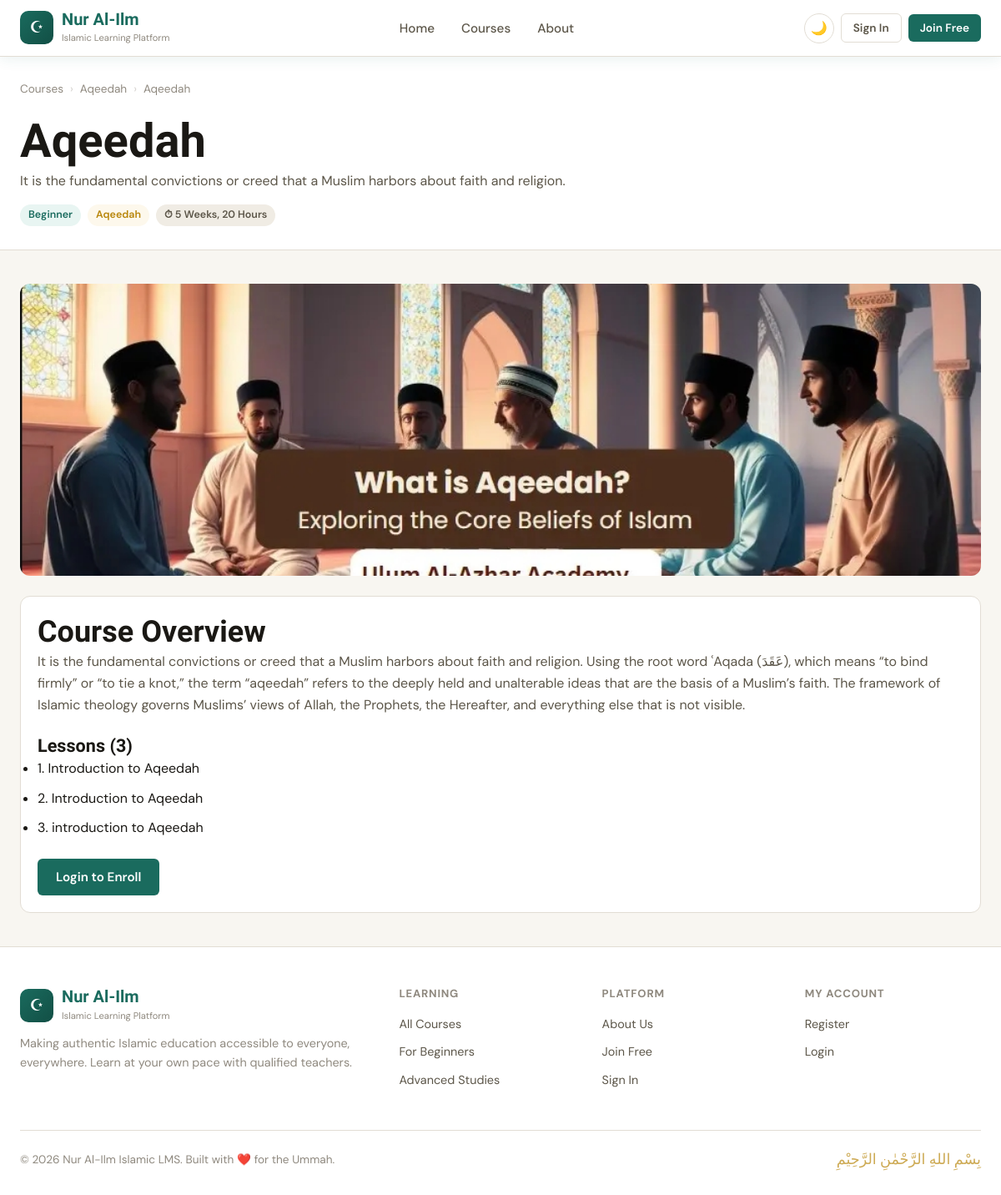
The app's page /courses/aqeedah/ with its own data.
### courses/models.py (models this page shows, shortened)
class Course(models.Model):
    class Level(models.TextChoices):
        BEGINNER = 'beginner', 'Beginner'
        INTERMEDIATE = 'intermediate', 'Intermediate'
        ADVANCED = 'advanced', 'Advanced'
    teacher = models.ForeignKey(
        settings.AUTH_USER_MODEL,
        on_delete=models.CASCADE,
        related_name='courses_taught',
        limit_choices_to={'role': 'teacher'},
    )
    category = models.ForeignKey(
        Category,
        on_delete=models.SET_NULL,
        null=True,
        blank=True,
        related_name='courses',
        help_text="The subject area this course belongs to.",
    )
    title = models.CharField(max_length=200)
    slug = models.SlugField(unique=True, blank=True)
    thumbnail = models.ImageField(upload_to='thumbnails/', blank=True, null=True)
    short_description = models.CharField(max_length=300)
    full_description = models.TextField()
    level = models.CharField(max_length=15, choices=Level.choices, default=Level.BEGINNER)
    duration = models.CharField(max_length=100, help_text="e.g. '8 weeks', '40 hours'")
    is_published = models.BooleanField(default=False)
    created_at = models.DateTimeField(auto_now_add=True)
    updated_at = models.DateTimeField(auto_now=True)
    class Meta:
        ordering = ['-created_at']

class Category(models.Model):
    name = models.CharField(max_length=100, unique=True)
    slug = models.SlugField(unique=True, blank=True)
    description = models.TextField(
        blank=True,
        null=True,
        help_text="Optional short description of this category.",
    )
    class Meta:
        verbose_name_plural = 'categories'
        ordering = ['name']

class Lesson(models.Model):
    course = models.ForeignKey(
        Course,
        on_delete=models.CASCADE,
        related_name='lessons',
    )
    title = models.CharField(max_length=200)
    video_url = models.URLField(
        blank=True,
        null=True,
        help_text="YouTube, Vimeo, or any embeddable video URL"
    )
    note_content = models.TextField(blank=True, null=True)
    order = models.PositiveIntegerField(default=0)
    created_at = models.DateTimeField(auto_now_add=True)
    class Meta:
        ordering = ['order', 'created_at']

### courses/views.py (the view)
# urls.py: path('<slug:slug>/', views.course_detail, name='course_detail'),
def course_detail(request, slug):
    course = get_object_or_404(Course, slug=slug, is_published=True)
    lessons = course.lessons.all()
    is_enrolled = False
    if request.user.is_authenticated:
        is_enrolled = Enrollment.objects.filter(
            student=request.user, course=course
        ).exists()
    context = {
        'course': course,
        'lessons': lessons,
        'is_enrolled': is_enrolled,
    }
    return render(request, 'courses/course_detail.html', context)

### courses/templates/courses/course_detail.html (shortened to what this page needs)
{% extends 'base.html' %}
{% block content %}
<div class="page-title-bar">
    <div class="container">
        <div class="breadcrumb">
            <a href="{% url 'course_list' %}">Courses</a>
            <span class="sep">›</span>
            {% if course.category %}
                <a href="{% url 'category_detail' course.category.slug %}">
                    {{ course.category.name }}
                </a>
                <span class="sep">›</span>
            {% endif %}
            <span>{{ course.title }}</span>
        </div>
        <h1>{{ course.title }}</h1>
        <p>{{ course.short_description }}</p>
        <div class="flex gap-1 mt-2">
            <span class="badge badge-teal">
                {{ course.get_level_display }}
            </span>
            {% if course.category %}
            <span class="badge badge-gold">
                {{ course.category.name }}
            </span>
            {% endif %}
            <span class="badge badge-gray">
                ⏱ {{ course.duration }}
            </span>
        </div>
    </div>
</div>
<section class="section-sm">
    <div class="container">
        {% if course.thumbnail %}
            <img src="{{ course.thumbnail.url }}"
                 alt="{{ course.title }}"
                 style="width:100%;max-height:350px;object-fit:cover;border-radius:12px;margin-bottom:24px;">
        {% endif %}
        <div class="card">
            <div class="card-body">
                <h2>Course Overview</h2>
                <p>
                    {{ course.full_description|linebreaks }}
                </p>
                <div style="margin-top:24px;">
                    <h3>
                        Lessons ({{ lessons.count }})
                    </h3>
                    {% if lessons %}
                        <ul>
                        {% for lesson in lessons %}
                            <li style="margin-bottom:10px;">
                                {% if is_enrolled or user == course.teacher %}
                                    <a href="{% url 'lesson_view' course.slug lesson.id %}">
                                        {{ lesson.order }}. {{ lesson.title }}
                                    </a>
                                {% else %}
                                    {{ lesson.order }}. {{ lesson.title }}
                                {% endif %}
                            </li>
                        {% endfor %}
                        </ul>
                    {% else %}
                        <p>No lessons added yet.</p>
                    {% endif %}
                </div>
                <div style="margin-top:24px;">
                    {% if user.is_authenticated %}
                        {% if is_enrolled %}
                            <span class="badge badge-teal">
                                ✓ Enrolled
                            </span>
                        {% elif user.is_student %}
                            <a href="{% url 'enroll' course.slug %}"
                               class="btn btn-primary">
                                Enroll Now
                            </a>
                        {% endif %}
                    {% else %}
                        <a href="{% url 'login' %}"
                           class="btn btn-primary">
                            Login to Enroll
                        </a>
                    {% endif %}
                </div>
            </div>
        </div>
    </div>
</section>
{% endblock %}

### static/css/main.css (style rules this page uses)
:root { --bg: #f8f6f1; --surface: #ffffff; --surface-2: #f0ece4; --border: #e2ddd4; --text: #1a1814; --text-2: #5c5649; --text-3: #8f897f; --primary: #1a6b5e; --primary-d: #124f45; --primary-l: #e8f5f2; --gold: #b8860b; --gold-l: #fdf8ec; --gold-bright: #d4a017; --danger: #c0392b; --success: #27ae60; --radius: 12px; --radius-sm: 6px; --shadow: 0 2px 16px rgba(26,107,94,.10); --shadow-md: 0 4px 32px rgba(26,107,94,.14); --transition: .22s cubic-bezier(.4,0,.2,1); --nav-height: 68px; --font-body: 'DM Sans', system-ui, sans-serif; --font-display:'Scheherazade New', serif; }
*, *::before, *::after { box-sizing: border-box; margin: 0; padding: 0; }
html { scroll-behavior: smooth; }
body { font-family: var(--font-body); background: var(--bg); color: var(--text); line-height: 1.6; font-size: 16px; transition: background var(--transition), color var(--transition); }
img { max-width: 100%; display: block; }
a { color: var(--primary); text-decoration: none; transition: color var(--transition); }
h1, h2, h3, h4, h5 { font-family: var(--font-display); line-height: 1.25; color: var(--text); }
h1 { font-size: clamp(2rem, 5vw, 3.5rem); font-weight: 700; }
h2 { font-size: clamp(1.5rem, 3vw, 2.25rem); font-weight: 700; }
h3 { font-size: 1.35rem; font-weight: 700; }
p { color: var(--text-2); }
.container { max-width: 1200px; margin: 0 auto; padding: 0 24px; }
.btn { display: inline-flex; align-items: center; gap: 7px; padding: 10px 22px; border-radius: var(--radius-sm); font-family: var(--font-body); font-size: .95rem; font-weight: 600; cursor: pointer; border: none; transition: all var(--transition); text-decoration: none; white-space: nowrap; }
.btn-primary { background: var(--primary); color: #fff; }
.card { background: var(--surface); border: 1px solid var(--border); border-radius: var(--radius); overflow: hidden; transition: all var(--transition); }
.card-body { padding: 20px; }
.badge { display: inline-flex; align-items: center; gap: 4px; padding: 3px 10px; border-radius: 100px; font-size: .78rem; font-weight: 600; text-transform: capitalize; }
.badge-teal { background: var(--primary-l); color: var(--primary); }
.badge-gold { background: var(--gold-l); color: var(--gold); }
.badge-gray { background: var(--surface-2); color: var(--text-2); }
.section-sm { padding: 40px 0; }
.mt-2 { margin-top: 16px; }
.flex { display: flex; }
.gap-1 { gap: 8px; }
.breadcrumb { display: flex; align-items: center; gap: 8px; font-size: .85rem; color: var(--text-3); margin-bottom: 16px; }
.breadcrumb a { color: var(--text-3); }
.breadcrumb .sep { opacity: .4; }
.page-title-bar { background: var(--surface); border-bottom: 1px solid var(--border); padding: 28px 0; }

### records on screen
Course: category.name "Aqeedah", title "Aqeedah", short_description "It is the fundamental convictions or creed that a Muslim harbors about faith and religion.", level "Beginner", duration "5 Weeks, 20 Hours", thumbnail (picture), full_description "It is the fundamental convictions or creed that a Muslim harbors about faith and religion. Using the root word ʿAqada (عَقَدَ), which means “to bind firmly” or “to tie a knot,” the term “aqeedah” refers to the deeply held and unalterable ideas that are the basis of a Muslim’s faith. The framework of Islamic theology governs Muslims’ views of Allah, the Prophets, the Hereafter, and everything else that is not visible.", count "3"
Lesson: order "1", title "Introduction to Aqeedah"
Lesson: order "2", title "Introduction to Aqeedah"
Lesson: order "3", title "introduction to Aqeedah"
